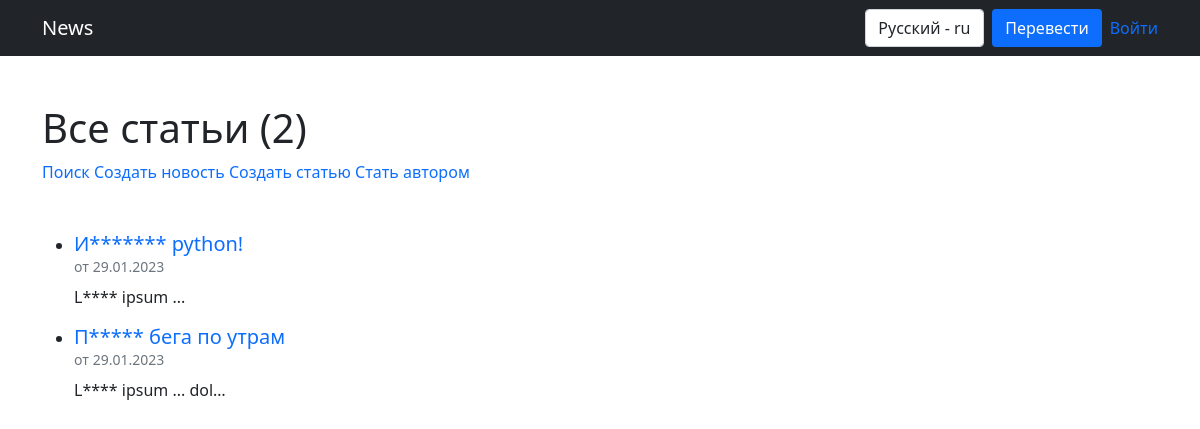
Before: /news/ with the older database file.
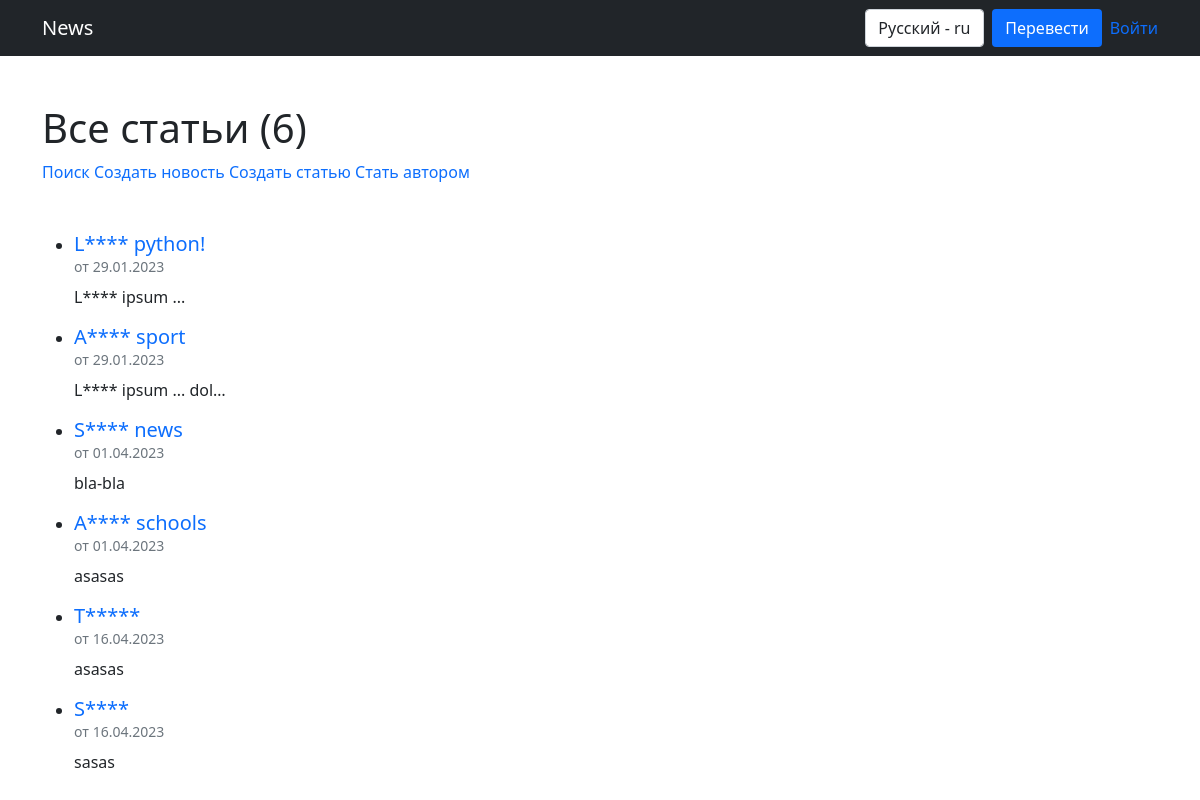
After: the same page with the newer database file.
### news/models.py (models this page shows, shortened)
class Post(models.Model):
    ARTICLE = 'AR'
    NEWS = 'NE'
    TYPE_CHOICES = [
        (ARTICLE, 'Статья'),
        (NEWS, 'Новость')
    ]
    type = models.CharField(
        max_length=2,
        choices=TYPE_CHOICES,
        default=ARTICLE
    )
    author = models.ForeignKey(Author, models.CASCADE, related_name='posts')
    categories = models.ManyToManyField('Category', through='PostCategory', related_name='posts')
    title = models.CharField(max_length=150)
    content = models.TextField()
    rating = models.IntegerField(default=0)
    dt_created = models.DateTimeField(auto_now_add=True)

### news/views.py (the view)
# urls.py: path('', PostsList.as_view(), name='post_list'),
class PostsList(ListView):
    queryset = Post.objects.order_by('dt_created')
    template_name = 'posts.html'
    context_object_name = 'posts'
    paginate_by = 10
    def get_queryset(self):
        queryset = super().get_queryset()
        self.filterset = PostFilter(self.request.GET, queryset)
        return self.filterset.qs
    def get_context_data(self, **kwargs):
        context = super().get_context_data(**kwargs)
        context['filterset'] = self.filterset
        context['is_not_author'] = not self.request.user.groups.filter(name='author').exists()
        return context

### news/templatetags/censor.py (called while the page is built)
@register.filter()
def censor(value: str) -> str:
    if not isinstance(value, str):
        raise TypeError('Значение должно быть строкой.')
    temp = []
    parts = value.split()
    for part in parts:
        if part.istitle():
            temp.append(f'{part[0]}{"*" * len(part[1:])}')
        else:
            temp.append(part)
    return ' '.join(temp)

### templates/posts.html (shortened to what this page needs)
{% extends 'flatpages/default.html' %}
{% load censor %}
{% load custom_tags %}
{% load i18n %}
{% block content %}
<h1 class="mt-5 mb-2">{% trans 'Все статьи' %} ({{ page_obj.paginator.count }})</h1>
<div class="mb-5">
    <a href="/news/search/" class="text-decoration-none">{% trans 'Поиск' %}</a>
    <a href="/news/create/" class="text-decoration-none">{% trans 'Создать новость' %}</a>
    <a href="/article/create/" class="text-decoration-none">{% trans 'Создать статью' %}</a>
    {% if is_not_author %}
        <a href="/news/upgrade/" class="text-decoration-none">{% trans 'Стать автором' %}</a>
    {% endif %}
</div>
{% if posts %}
    {% for post in posts %}
        <ul>
            <li>
                <div class="mb-0 h5">
                    <a href="/news/{{ post.id }}" class="text-decoration-none">{{ post.title|censor }}</a>
                </div>
                <div class="text-secondary" style="font-size: .875rem;">от {{ post.dt_created|date:'d.m.Y' }}</div>
                <div class="mt-2">{{ post.content|truncatechars:20|censor }}</div>
            </li>
        </ul>
    {% endfor %}
{% else %}
    <div>{% trans 'Статьи отсутствуют' %}!</div>
{% endif %}
{% endblock content %}

### templates/flatpages/default.html (shortened to what this page needs)
{% load i18n %}
<!DOCTYPE html>
<html lang="en">
    <head>
        {% load static %}
        <link href="{% static 'css/styles.css' %}" rel="stylesheet" />
    </head>
    <body>
            {% load cache %}
            <nav class="navbar navbar-expand-lg navbar-dark bg-dark">
                <div class="container d-flex justify-content-between">
                    <a class="navbar-brand" href="/news">News</a>
                    <div class="d-flex align-items-center">
                        {% include 'lang_form.html' %}
                        {% if user.is_authenticated %}
                            <a href="/accounts/logout/" class="d-block my-2 text-decoration-none">{% trans 'Выйти' %}</a>
                        {% else %}
                            <a href="/accounts/login/" class="d-block my-2 text-decoration-none">{% trans 'Войти' %}</a>
                        {% endif %}
                    </div>
                </div>
            </nav>
        <div class="container">
            {% block content %}{% endblock content %}
        </div>
    </body>
</html>

### templates/lang_form.html (shortened to what this page needs)
{% load i18n %}
<form action="{% url 'set_language' %}" method="POST" class="d-flex me-2">
    <select name="language" class="form-control">
        {% get_current_language as LANGUAGE_CODE %}
        <option value="ru" {% if LANGUAGE_CODE == 'ru' %} selected {% endif %}>
            Русский - ru
        </option>
    </select>
    <button class="ms-2 btn text-white bg-primary">{% trans 'Перевести' %}</button>
</form>

Changed rows visible on the page:
changed Post "L**** ipsum ...": title|censor "И******* python!" → "L**** python!"
changed Post "L**** ipsum ... dol…": title|censor "П***** бега по утрам" → "A**** sport"
added Post: title|censor "S**** news", dt_created "01.04.2023", content|censor "bla-bla"
added Post: title|censor "A**** schools", dt_created "01.04.2023", content|censor "asasas"
added Post: title|censor "T*****", dt_created "16.04.2023", content|censor "asasas"
added Post: title|censor "S****", dt_created "16.04.2023", content|censor "sasas"
Other visible differences:
{{ page_obj.paginator.count }}: "2" → "6"
